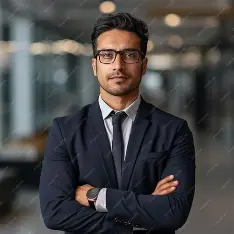
#> input picture backend/uploads/20260703133623004155_OIP.webp, 234 x 234 px
$ python -i sketch_service.py   (imports and definitions only)
#> lines starting #> are read from the running program, lines starting #| are printed output that depends on the picture
"""
CrimeSketch Backend - Sketch Generation Service
Converts an uploaded photo into a pencil-sketch style image using classic
OpenCV image processing (grayscale -> invert -> blur -> dodge blend).

This module is intentionally isolated from Flask so it can be reused by
other entry points (CLI tools, background workers, tests) and so the
underlying algorithm can later be swapped for a deep-learning model
without touching the route layer.
"""

from __future__ import annotations

import logging
from datetime import datetime
from pathlib import Path
from typing import Union

import cv2
import numpy as np

logger = logging.getLogger(__name__)

# Default output directory for generated sketches. The route layer may pass
# an explicit output_dir instead of relying on this default.
DEFAULT_GENERATED_DIR = Path("generated")

# Gaussian blur kernel size used for the pencil-sketch dodge blend.
# Larger values produce softer, more "hand-drawn" strokes.
BLUR_KERNEL_SIZE = (21, 21)


class SketchGenerationError(Exception):
    """Raised when a sketch cannot be generated from the given image."""


def _ensure_directory(directory: Union[str, Path]) -> Path:
    """
    Ensure a directory exists, creating it (and any parents) if necessary.

    Args:
        directory: Path to the directory.

    Returns:
        The directory as a resolved Path object.
    """
    dir_path = Path(directory)
    dir_path.mkdir(parents=True, exist_ok=True)
    return dir_path


def _build_output_filename() -> str:
    """
    Build a unique, timestamped filename for a generated sketch.

    Returns:
        A filename in the form 'sketch_<timestamp>.png'.
    """
    timestamp = datetime.now().strftime("%Y%m%d%H%M%S%f")
    return f"sketch_{timestamp}.png"


def _dodge_blend(gray_image: np.ndarray, blurred_inverted: np.ndarray) -> np.ndarray:
    """
    Apply the classic "color dodge" blend to produce a pencil-sketch effect.

    This divides the grayscale image by the inverted, blurred grayscale
    image (scaled to 8-bit range), which brightens edges and produces the
    characteristic hand-drawn pencil look.

    Args:
        gray_image: Single-channel grayscale image.
        blurred_inverted: Single-channel, blurred, inverted grayscale image.

    Returns:
        A single-channel sketch image (uint8).
    """
    sketch = cv2.divide(gray_image, 255 - blurred_inverted, scale=256)
    return sketch


def generate_sketch(image_path: Union[str, Path], output_dir: Union[str, Path] = DEFAULT_GENERATED_DIR) -> str:
    """
    Generate a pencil-sketch rendering of the image at `image_path` and
    save it to `output_dir`.

    Pipeline:
        1. Read the source image.
        2. Convert to grayscale.
        3. Invert the grayscale image.
        4. Apply Gaussian blur to the inverted image.
        5. Blend the original grayscale image with the blurred, inverted
           image using a divide-based "dodge" blend to produce pencil
           strokes.
        6. Save the result as a PNG under a unique, timestamped filename.

    # TODO: Replace steps 2-5 with a deep-learning image-to-sketch model
    #       (e.g. a GAN-based sketch generator or a pretrained
    #       image-to-image translation network) once one is integrated.
    #       The function signature and return contract should stay the
    #       same so the route layer requires no changes.

    Args:
        image_path: Filesystem path to the source image.
        output_dir: Directory in which to save the generated sketch.
            Defaults to DEFAULT_GENERATED_DIR ('generated/').

    Returns:
        The filesystem path (as a string) of the generated sketch image.

    Raises:
        SketchGenerationError: If the image cannot be found, read, or
            processed, or if the result cannot be saved.
    """
#> called with image_path = '../uploads/20260703133623004155_OIP.webp'
    source_path = Path(image_path)

    if not source_path.is_file():
        raise SketchGenerationError(f"Source image not found: {source_path}")

    # Step 1: Read the source image.
    image = cv2.imread(str(source_path), cv2.IMREAD_COLOR)
#> image is the input picture: shape (234, 234, 3); mean B, G, R 70.2, 70.6, 71.9
    if image is None:
        raise SketchGenerationError(f"Failed to read image (unsupported or corrupt file): {source_path}")

    try:
        # Step 2: Convert to grayscale.
        gray_image = cv2.cvtColor(image, cv2.COLOR_BGR2GRAY)
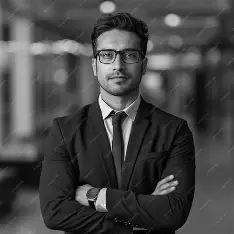
#> gray_image: shape (234, 234); min 0, max 248, mean 70.9

        # Step 3: Invert the grayscale image.
        inverted_image = cv2.bitwise_not(gray_image)
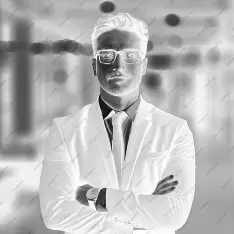
#> inverted_image: shape (234, 234); min 7, max 255, mean 184.1

        # Step 4: Apply Gaussian blur to the inverted image.
        blurred_image = cv2.GaussianBlur(inverted_image, BLUR_KERNEL_SIZE, sigmaX=0, sigmaY=0)
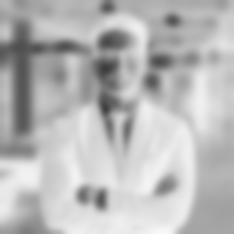
#> blurred_image: shape (234, 234); min 60, max 248, mean 184.1

        # Step 5: Dodge-blend to produce the pencil-sketch effect.
        sketch_image = _dodge_blend(gray_image, blurred_image)
#> in _dodge_blend, `sketch = cv2.divide(gray_image, 255 - blurred_inverted, scale=256)`:
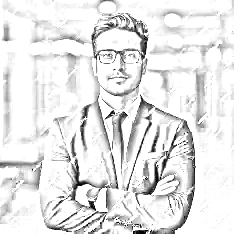
#> sketch: shape (234, 234); min 0, max 255, mean 229.8
    except cv2.error as e:
        logger.exception("OpenCV processing failed for %s", source_path)
        raise SketchGenerationError(f"Image processing failed: {e}") from e

    # Step 6: Save the result under a unique filename.
    output_directory = _ensure_directory(output_dir)
    output_filename = _build_output_filename()
    output_path = output_directory / output_filename

    success = cv2.imwrite(str(output_path), sketch_image)
    if not success:
        raise SketchGenerationError(f"Failed to write generated sketch to disk: {output_path}")

    logger.info("Generated sketch for '%s' -> '%s'", source_path, output_path)
    return str(output_path)

>>> result = generate_sketch('../uploads/20260703133623004155_OIP.webp')
